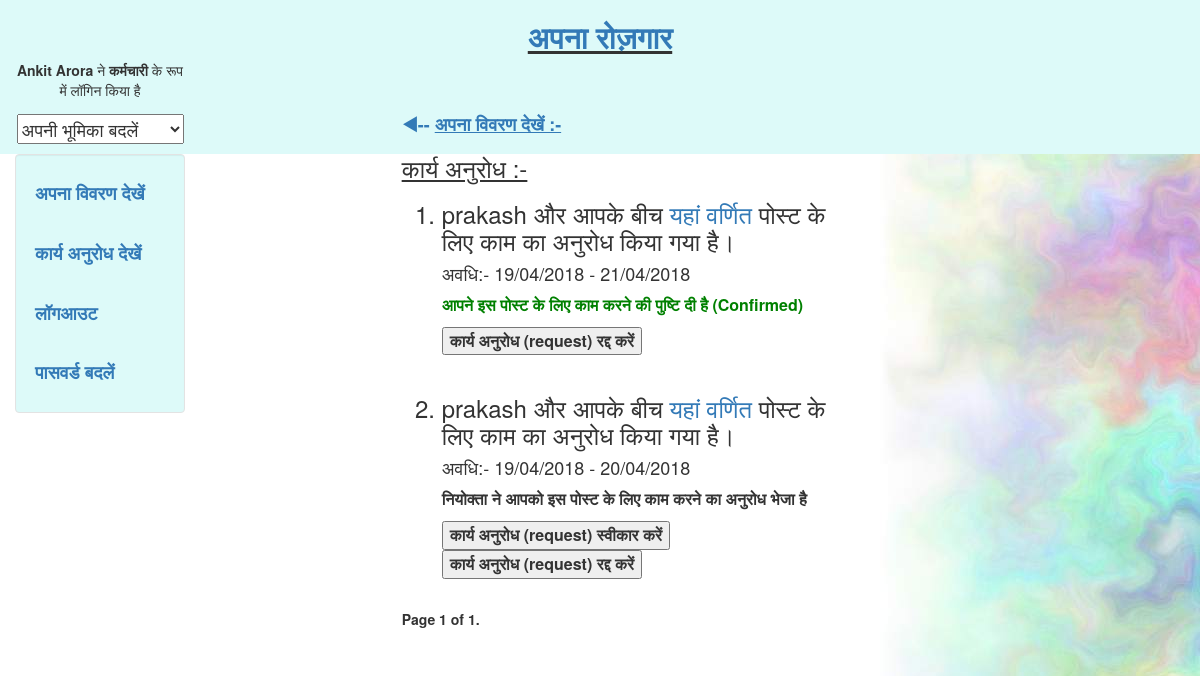
The page /workrequest (signed in) on the database its author committed.
### search/models.py (models this page shows)
class Status(models.Model):
	status_id=models.AutoField(primary_key=True)
	post_id=models.IntegerField(blank = True, null = True)
	user_id=models.IntegerField(blank = True, null = True)
	hirer = models.CharField(max_length = 100,blank = True, null = True) #name of the hirer
	worker = models.CharField(max_length = 100,blank = True, null = True) #name of worker/contractor
	userhirer = models.CharField(max_length = 100,blank = True, null = True)#username of the hirer
	userworker = models.CharField(max_length = 100,blank = True, null = True) #username of worker/contractor
	hirer_status = models.IntegerField(blank = True, null = True) #status of work request w.r.t hirer
	worker_status = models.IntegerField(blank = True, null = True) #status of work request w.r.t worker/contractor
	confirm=models.CharField(max_length = 2,blank = True, null = True) # variable to store whether there is confirmation between hirer and worker or not
	temp=models.CharField(max_length = 2,blank = True, null = True) #temporary variable
	start_date = models.DateField(blank = True, null = True) # dates of the work
	end_date = models.DateField(blank = True, null = True)
	done=models.CharField(max_length = 2,blank = True, null = True)# whether the hirer has given payment and review
	target=models.CharField(max_length = 2,blank = True, null = True)# target of the post (hirer/worker)

### login/views.py (the view, shortened to what this page needs)
# urls.py: url(r'^workrequest',workrequest,name = 'workrequest'),
def workrequest(request):
	if request.user.username:
		if request.method=="POST" and ('hhire' in request.POST or 'hchire' in request.POST ):
			post_id=request.POST.get('post_id')
			user_id=request.POST.get('user_id')
			start_date=request.POST.get('start_date')
			end_date=request.POST.get('end_date')
			page=request.POST.get('page')
			pq=Status.objects.filter(post_id=post_id,user_id=user_id)
			warn=""
			if len(pq)!=0:
				for pqr in pq:
					if 'hhire' in request.POST :
						r=Status.objects.filter(user_id=user_id,confirm='a',target=pqr.target)
						p=r.filter(Q(start_date__lte=start_date,end_date__gte=start_date)|Q(start_date__lte=end_date,end_date__gte=end_date)|Q(start_date__lte=start_date,end_date__gte=end_date)|Q(start_date__gte=start_date,end_date__lte=end_date))
						if len(p)==0:
							pqr.hirer_status=user_id
							pqr.confirm='a'
							pqr.save()
						elif pqr.confirm=='a':
							pqr.hirer_status=user_id
							pqr.save()
						else:
							warn="अब मजदूर इस तिथि पर उपलब्ध नहीं है।"
					if 'hchire' in request.POST:
						if (pqr.worker_status!=pqr.post_id) or pqr.confirm!='a':
							pqr.delete()
						else:
							pqr.hirer_status=0
							pqr.save()
			data=Status.objects.filter(userhirer=request.user.username)
			for select in data:
				if select.worker_status==select.post_id and select.hirer_status==select.user_id:
					select.temp='a'
					select.save()
				elif select.worker_status!=select.post_id and select.confirm=='a':
					select.temp='f'
					select.save()
				elif select.hirer_status!=select.user_id and select.confirm=='a':
					select.temp='e'
					select.save()
				elif select.worker_status==select.post_id:
					select.temp='c'
					select.save()
				elif select.hirer_status==select.user_id:
					select.temp='b'
					select.save()
				else:
					select.temp='d'
					select.save()
			if len(data)==0:
				warn="वर्तमान में आपके लिए कोई अनुरोध नहीं है।"
			else:
				data=data.order_by('-status_id')
			pag = Paginator(data,3)
			if pag.num_pages < int(page):
				page=int(page)-1
			p = pag.page(int(page))
			return render(request,'search/workrequest.html',{'data':p,'warn':warn})
		else:
			if request.user.profile.loginas=="worker" or request.user.profile.loginas=="contractor":
				if request.user.profile.loginas=="contractor":
					target='b'
				else:
					target='a'
				data=Status.objects.filter(userworker=request.user.username,target=target)
				for select in data:
					if select.worker_status==select.post_id and select.hirer_status==select.user_id:
						select.temp='a'
						select.save()
					elif select.worker_status!=select.post_id and select.confirm=='a':
						select.temp='e'
						select.save()
					elif select.hirer_status!=select.user_id and select.confirm=='a':
						select.temp='f'
						select.save()
					elif select.worker_status==select.post_id:
						select.temp='b'
						select.save()
					elif select.hirer_status==select.user_id:
						select.temp='c'
						select.save()
					else:
						select.temp='d'
						select.save()
				warn=""
				if len(data)==0:
					warn="वर्तमान में आपके लिए कोई अनुरोध नहीं है।"
				else:
					data=data.order_by('-status_id')
				pag = Paginator(data,3)
				page = request.GET.get('page',None)
				if not page:
					page='1'
				p = pag.page(int(page))
				return render(request,'worker/workrequest.html',{'data':p,'warn':warn})
	else:
		warn="कृपया पहले  लॉगिन करें"
		return render(request,'login/form.html',{'warn':warn})

### worker/templates/worker/workrequest.html (shortened to what this page needs)
{% extends "login/header.html" %}
{% block content %}
<div class ='col-sm-6 col-sm-offset-2'>
  <link rel="stylesheet" href="https://cdnjs.cloudflare.com/ajax/libs/font-awesome/4.7.0/css/font-awesome.min.css">
  <h4><b><a href='/view'>&#9664;-- <u>अपना विवरण देखें :-</u></a></li></b></h4>
     <h3><u>कार्य अनुरोध :-</u></h3>
    <ol>
     {% for data1 in data %}
     <h3><li>{{data1.hirer}} और आपके बीच <a href="/detailpost/?data={{data1.post_id}}">यहां वर्णित </a>पोस्ट के लिए काम का अनुरोध किया गया है।</li></h3>
     <h4> अवधि:- {{data1.start_date|date:"d/m/20y"}} - {{data1.end_date|date:"d/m/20y"}}</h4>
     <form method="POST" action="/workrequest">
     <font size = 3.5>
     {%if "a" in data1.temp %}
     <font color = "green"><p><b>आपने इस पोस्ट के लिए काम करने की पुष्टि दी है (Confirmed)</b></p></font>
     <b><button type="submit" name = 'wchire' >कार्य अनुरोध (request) रद्द करें</button>
     {%endif%}
    {%if "c" in data1.temp %}
    <p><b>नियोक्ता ने आपको इस पोस्ट के लिए काम करने का अनुरोध भेजा है</b></p>
     <b><button type="submit" name = 'whire' >कार्य अनुरोध (request) स्वीकार करें</button>
      <b><button type="submit" name = 'wchire' >कार्य अनुरोध (request) रद्द करें</button>
    {%endif%}
   </b>
 </font>
  </form>
     <br>
     {% endfor %}
   </ol>
     <b>
  <div class="pagination">
    <span class="step-links">
        <span class="current">
            Page {{ data.number }} of {{ data.paginator.num_pages }}.
        </span>
    </span>
</div>
</div>
{% endblock %}

### login/templates/login/header.html (shortened to what this page needs)
<!DOCTYPE html>
<html lang="en">
 <head>
   {% load staticfiles %}
   <link rel="stylesheet" href="/login/static/login/css/bootstrap.min.css" type = "text/css"/>
   <link rel="stylesheet" href="/login/static/login/css/new.css" type = "text/css"/>
  </head>
<body class="body" >
	<div class="container-fluid" style="min-height:94% ">
		<div class="row">
      <div class = "layer" style = "background-color:#DDFAF9;position: absolute; top: 0; left: 0; width: 100%; height: 15%;">
			  <div class="col-sm-2">
				<br>
        <br>
        <br>
				  <center>
					{% if request.user.username %}
          	<p><b> {{request.user.first_name}}</b> ने
            {% if request.user.profile.loginas == "worker" %} <b>कर्मचारी</b>
            {% elif request.user.profile.loginas == "contractor" %}<b>ठेकेदार</b>
            {% else %}<b>नियोक्ता</b>
            {% endif %}
          के रूप में लॉगिन किया है</p>
          {% endif %}
				  </center>
			  </div>
      </div>
			    <div class="col-sm-8 col-sm-offset-2">
				  <center>
				  <h2><b><u><a href="/about">अपना रोज़गार</a></b></u></h2>
				  </center>
			    </div>
		</div>
		<div class="row">
		  <div class="col-sm-2">
        <div id="sidebar" >
          <center>
          {% if request.user.username %}
                  <h4>
                <form method="post" action="/change_role">
                <select name='loginas' onchange='if(this.value != 0) { this.form.submit(); }'>
                <option value='0'>अपनी भूमिका बदलें</option>
                </select>
                </form>
            </h4>
            {%endif%}
          </center>
        </div>
			<div class="well bs-sidebar" id="sidebar" style="background-color:#DDFAF9">
			  <ul class="nav nav-pills nav-stacked">
			  	{% if request.user.username %}
			  	<h4><b><li><a href = '/view'>अपना विवरण देखें</a></li></b></h4><br>
                <h4><b><li><a href = '/workrequest'>कार्य अनुरोध देखें</a></li></b></h4><br>
			  	<h4><b><li><a href='/logout'>लॉगआउट</a></li></b></h4><br>
                <h4><b> <li><a href = '/change_password'>पासवर्ड बदलें</a></li></b></h4>
			  	{%else%}
				<h4><b><li><a href='/login'>लॉग इन करें</a></li></b></h4><br>
				<h4><b><li><a href='/register'>रजिस्टर करे</a></li></b></h4><br>
                                <h4><b><li><a href='/forgot_password'>पासवर्ड भूल गए?</a></li></b></h4>
				{%endif%}
			  </ul>
			</div>
		  </div>
		  <div class="col-sm-10">
			<div class='container-fluid'>
			   {% block content %}
			   {% endblock %}
			</div>
		  </div>
		</div>
	</div>
  <br>
  <br>
</body>
</html>

### login/templates/login/header.html (style rules this page uses)
html, body { height:100% }
.body { background-image: url("/login/static/login/img/i6.jpg"); position: absolute; width: 100%; z-index: 0; background-repeat: repeat-y; }

### rows shown on the page
Status: hirer "prakash", start_date "19/04/2018", end_date "21/04/2018", shows "आपने इस पोस्ट के लिए काम करने की पुष्टि दी है (Confirmed)", temp "कार्य अनुरोध (request) रद्द करें"
Status: hirer "prakash", start_date "19/04/2018", end_date "20/04/2018", shows "नियोक्ता ने आपको इस पोस्ट के लिए काम करने का अनुरोध भेजा है", temp "कार्य अनुरोध (request) स्वीकार करें"

### other values the page prints
{{ request.user.first_name }} "Ankit Arora"
{{ data.number }} "1"
{{ data.paginator.num_pages }} "1"
